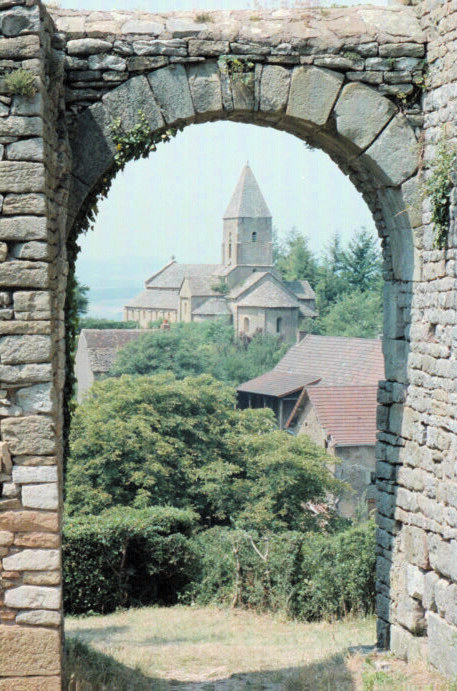
#> input picture computer_vis_course/samples/ARCH.JPG, 457 x 691 px
$ jupyter execute --allow-errors Ch1.ipynb   (shell and % lines are left out)
#> lines starting #> are read from the running program, lines starting #| are printed output that depends on the picture
### computer_vis_course/im_tools.py
import os
import numpy as np
from PIL import Image

def get_list_of_images(path):
    '''
    Returns a list of valid JPEG files in
    path argument.
    '''
    return [os.path.join(path,f.lower()) for f in os.listdir(path) if (f[-4:].lower() == '.jpg')]

# [20 lines left out: functions histeq, imresize, not called in this run]

# [2 lines that do not run on import are left out]

### computer_vis_course/Ch1.ipynb
# Chapter 1 Practice Problems

All examples are from 'Learning Computer Vision in Python' book by Jan Erik Solem

[cell 1]
from matplotlib import pyplot as plt
from IPython.display import display
import numpy as np
import matplotlib
from PIL import Image
import time
from ipywidgets import interact, fixed
from im_tools import get_list_of_images
import seaborn as sns

matplotlib.rcParams['figure.figsize'] = (10.0, 8.0)
sns.set()
# some points
x = [100,100,400,400]
y = [200,500,200,500]
# plot the points
#> (the rest of this cell did not finish here and is left out)

#> (a cell that did not finish here is left out)

[cell 3]
from PIL import Image
import time
from ipywidgets import interact, fixed
from im_tools import get_list_of_images

arch = Image.open('samples/ARCH.JPG')
#> arch is the input picture: PIL image 457x691 RGB; mean R, G, B 142.6, 150.2, 138.5
#> the sliders are set to 
# Show the PIL Image inline
# display(arch)

# Crop the arch
@interact
def crop(l=100,t=300,r=500,b=500):
#> called with l = 100, t = 300, r = 500, b = 500
    box = (l,t,r,b)
    region = arch.crop(box)
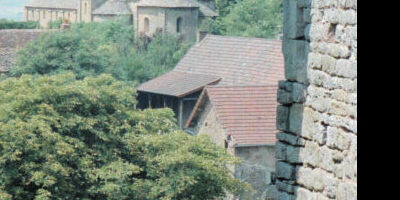
#> region: PIL image 400x200 RGB; mean R, G, B 121.6, 131.8, 119.7
    display(region)

[cell 4]
box = (69,103,278,280)
cropped = arch.crop(box)
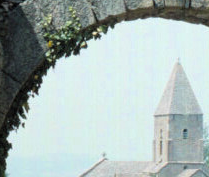
#> cropped: PIL image 209x177 RGB; mean R, G, B 168.5, 183.4, 181
display(cropped)

# Rotate the image
cropped = cropped.transpose(Image.ROTATE_90)
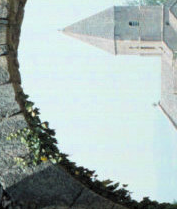
#> cropped: PIL image 177x209 RGB; mean R, G, B 168.5, 183.4, 181
display(cropped)
print(cropped.size)
#| (177, 209)
print((box[1], box[0], box[3], box[2]))
arch.paste(cropped,(box[1], box[0], box[3], box[2]))
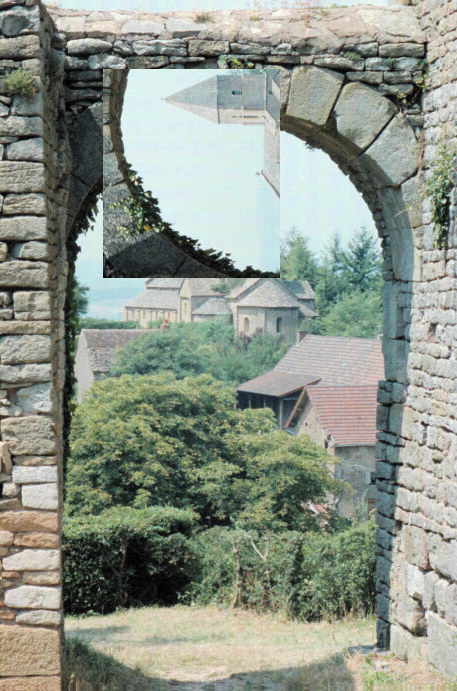
#> arch: PIL image 457x691 RGB; mean R, G, B 141.9, 149.5, 137.9
display(arch)

[cell 5]
# Convert to grayscale
im = Image.open('samples/arch.jpg')
# display(im)
im = im.convert('L')
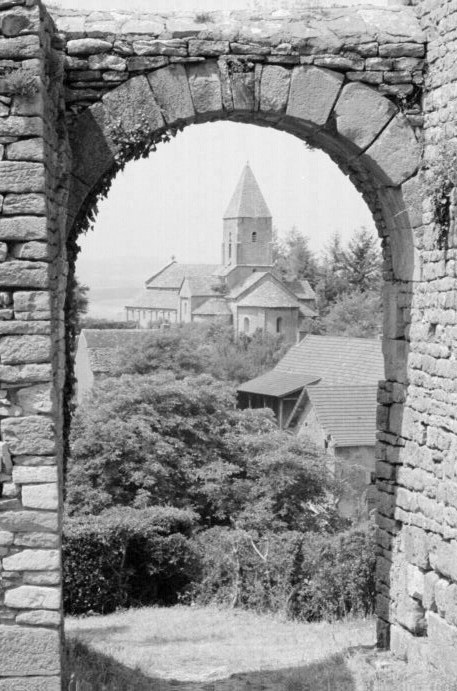
#> im: PIL image 457x691 L; min 0, max 254, mean 146.6
im_arr = np.array(im)
print(im_arr.shape)
#| (691, 457)
# Plotting
plt.axis('equal')
#> (this line was passed over: IPython is not available in this run)
plt.axis('off')
#> (this line was passed over: IPython is not available in this run)
#> the sliders are set to 
@interact
def ctr(levels = 150):
#> called with levels = 150
    global fig
    global ax
    plt.imshow(im_arr, cmap='gray')
#> (this line was passed over: IPython is not available in this run)
    plt.contour(im_arr, [levels], origin='image')
#> (this line was passed over: IPython is not available in this run)
# plt.show()

[cell 6]
np.random.rand(10)

#> (a cell that did not finish here is left out)

#> (a cell that did not finish here is left out)

[cell 9]
cropped = arch.crop((104,145,366,385))
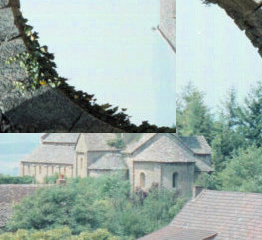
#> cropped: PIL image 262x240 RGB; mean R, G, B 158.2, 175.5, 169.3
# Convert the arch to a thumbnail
arch.thumbnail((500,500))
#> arch: PIL image 331x500 RGB
display(arch)
imgs = get_list_of_images('samples')
# for i in imgs:
#     display(Image.open(i))
#     time.sleep(1)

$ run again, with computer_vis_course/samples/Elephant close.jpg copied over computer_vis_course/samples/ARCH.JPG
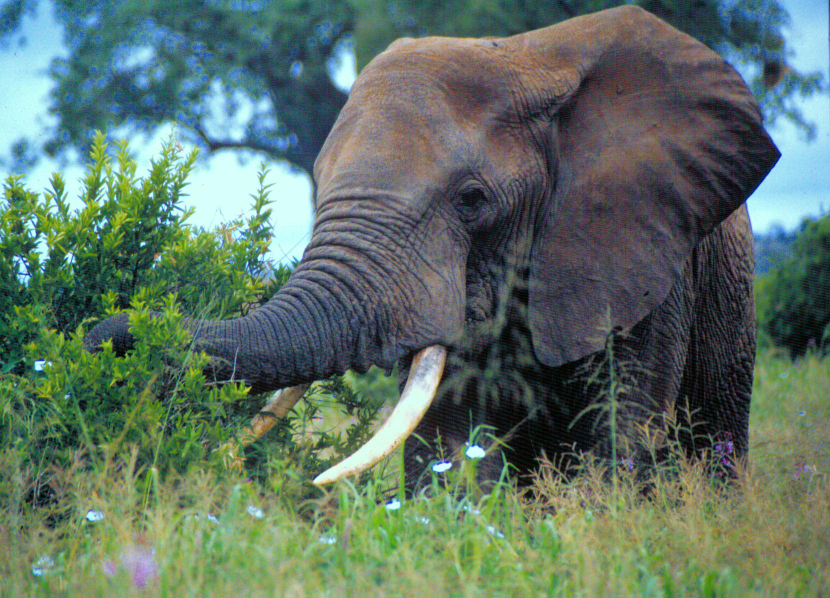
#> input picture computer_vis_course/samples/Elephant close.jpg, 1660 x 1196 px (shown at 1/2 size)
#> arch is the input picture: PIL image 1660x1196 RGB; mean R, G, B 93.8, 115.2, 102.4
#| (177, 209)
#| (1196, 1660)
#> `cropped = arch.crop((104,145,366,385))`:
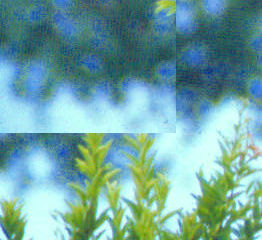
#> cropped: PIL image 262x240 RGB; mean R, G, B 112, 163.9, 162.2
#> `arch.thumbnail((500,500))`:
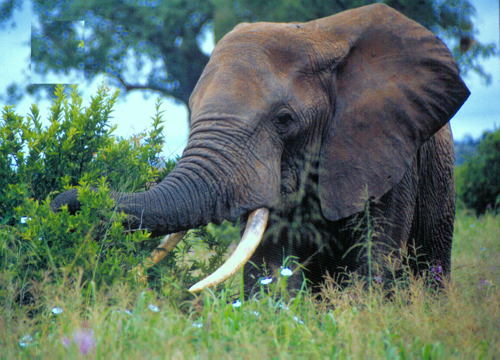
#> arch: PIL image 500x360 RGB; mean R, G, B 94, 115.5, 102.6
